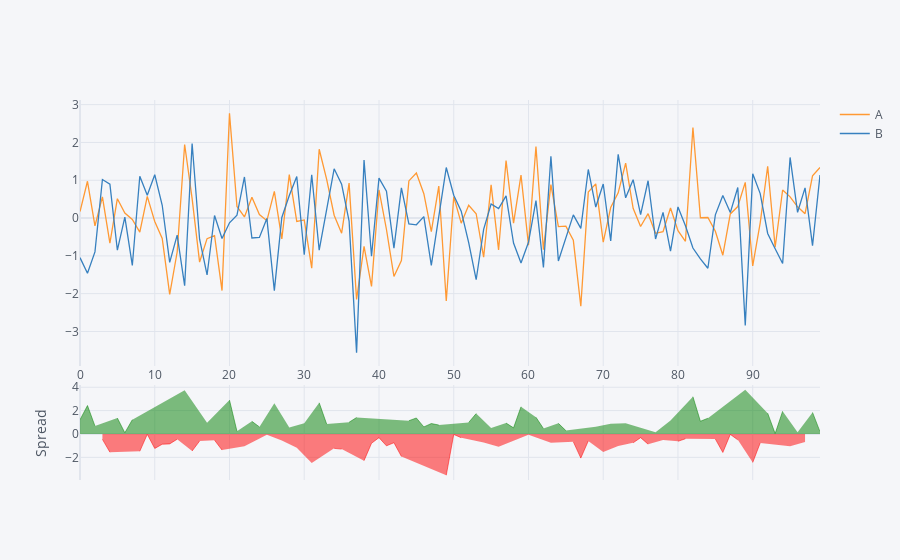

Here is the notebook cell this chart was saved with:
### Markdown cell above
## Spread

### Code cell
df[['A','B']].iplot(kind='spread')
